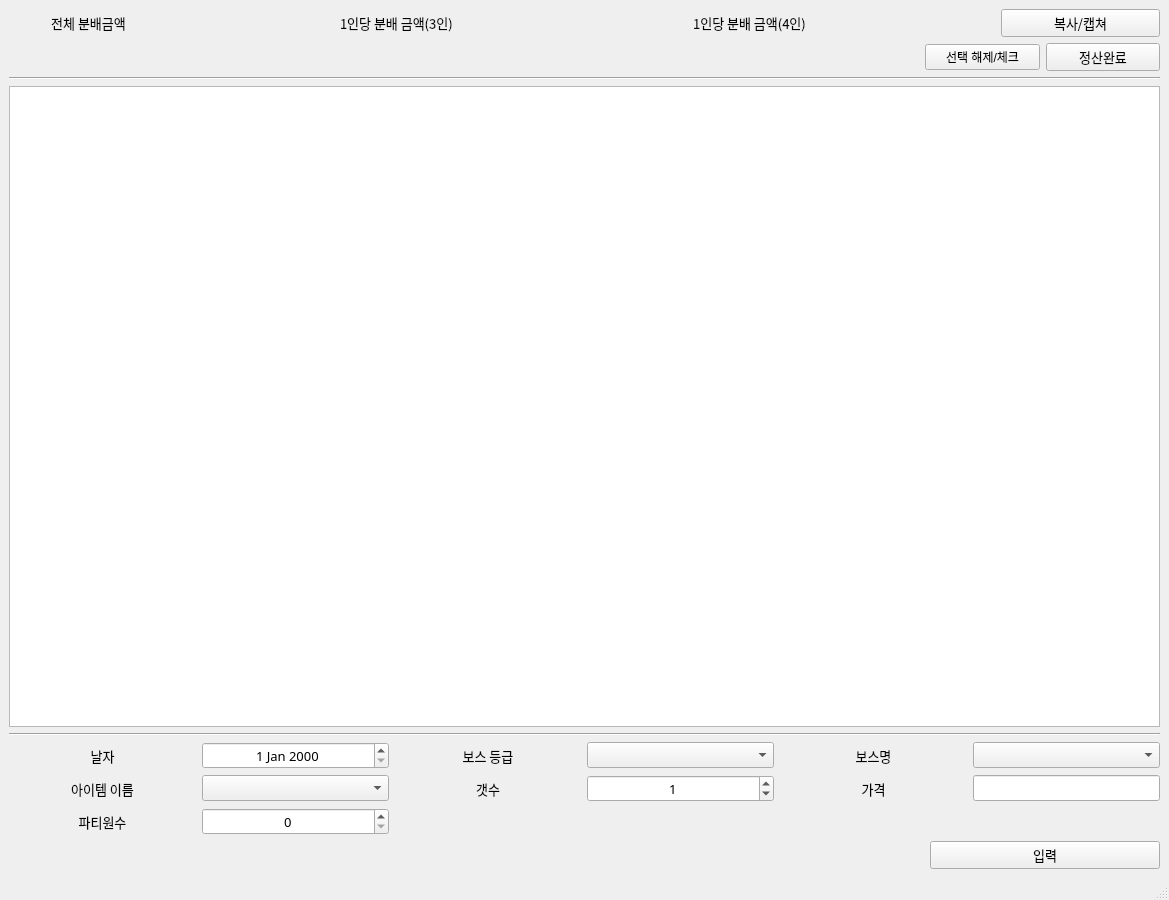
<?xml version="1.0" encoding="UTF-8"?>
<ui version="4.0">
 <class>MainWindow</class>
 <widget class="QMainWindow" name="MainWindow">
  <property name="geometry">
   <rect>
    <x>0</x>
    <y>0</y>
    <width>1169</width>
    <height>900</height>
   </rect>
  </property>
  <property name="minimumSize">
   <size>
    <width>1130</width>
    <height>900</height>
   </size>
  </property>
  <property name="windowTitle">
   <string>메이플보스분배계산기</string>
  </property>
  <property name="windowIcon">
   <iconset resource="Resource.qrc">
    <normaloff>:/Icon/i15952174095.ico</normaloff>:/Icon/i15952174095.ico</iconset>
  </property>
  <property name="iconSize">
   <size>
    <width>196</width>
    <height>256</height>
   </size>
  </property>
  <widget class="QWidget" name="centralwidget">
   <layout class="QGridLayout" name="gridLayout_2">
    <item row="0" column="0">
     <layout class="QVBoxLayout" name="verticalLayout">
      <item>
       <layout class="QHBoxLayout" name="horizontalLayout">
        <item>
         <widget class="QLabel" name="lbl01">
          <property name="font">
           <font>
            <family>넥슨Lv2고딕</family>
            <pointsize>10</pointsize>
           </font>
          </property>
          <property name="text">
           <string>전체 분배금액</string>
          </property>
          <property name="alignment">
           <set>Qt::AlignCenter</set>
          </property>
         </widget>
        </item>
        <item>
         <widget class="QLabel" name="lblTotal">
          <property name="font">
           <font>
            <family>넥슨Lv2고딕</family>
            <pointsize>10</pointsize>
           </font>
          </property>
          <property name="text">
           <string/>
          </property>
          <property name="alignment">
           <set>Qt::AlignCenter</set>
          </property>
         </widget>
        </item>
        <item>
         <widget class="QLabel" name="lbl02">
          <property name="font">
           <font>
            <family>넥슨Lv2고딕</family>
            <pointsize>10</pointsize>
           </font>
          </property>
          <property name="text">
           <string>1인당 분배 금액(3인)</string>
          </property>
         </widget>
        </item>
        <item>
         <widget class="QLabel" name="lblPer3">
          <property name="font">
           <font>
            <family>넥슨Lv2고딕</family>
            <pointsize>10</pointsize>
           </font>
          </property>
          <property name="text">
           <string/>
          </property>
          <property name="alignment">
           <set>Qt::AlignCenter</set>
          </property>
         </widget>
        </item>
        <item>
         <widget class="QLabel" name="lbl03">
          <property name="font">
           <font>
            <family>넥슨Lv2고딕</family>
            <pointsize>10</pointsize>
           </font>
          </property>
          <property name="text">
           <string>1인당 분배 금액(4인)</string>
          </property>
          <property name="alignment">
           <set>Qt::AlignCenter</set>
          </property>
         </widget>
        </item>
        <item>
         <widget class="QLabel" name="lblPer4">
          <property name="font">
           <font>
            <family>넥슨Lv2고딕</family>
            <pointsize>10</pointsize>
           </font>
          </property>
          <property name="text">
           <string/>
          </property>
          <property name="alignment">
           <set>Qt::AlignCenter</set>
          </property>
         </widget>
        </item>
        <item>
         <widget class="QPushButton" name="pbCopy">
          <property name="font">
           <font>
            <family>넥슨Lv2고딕</family>
            <pointsize>10</pointsize>
           </font>
          </property>
          <property name="text">
           <string>복사/캡쳐</string>
          </property>
         </widget>
        </item>
       </layout>
      </item>
      <item>
       <layout class="QHBoxLayout" name="horizontalLayout_6" stretch="8,1,1">
        <item>
         <spacer name="horizontalSpacer_2">
          <property name="orientation">
           <enum>Qt::Horizontal</enum>
          </property>
          <property name="sizeHint" stdset="0">
           <size>
            <width>40</width>
            <height>20</height>
           </size>
          </property>
         </spacer>
        </item>
        <item>
         <widget class="QPushButton" name="pbSelectCheck">
          <property name="text">
           <string>선택 해제/체크</string>
          </property>
         </widget>
        </item>
        <item>
         <widget class="QPushButton" name="pbCalEnd">
          <property name="font">
           <font>
            <family>넥슨Lv2고딕</family>
            <pointsize>10</pointsize>
           </font>
          </property>
          <property name="text">
           <string>정산완료</string>
          </property>
         </widget>
        </item>
       </layout>
      </item>
      <item>
       <widget class="Line" name="line_2">
        <property name="font">
         <font>
          <family>넥슨Lv2고딕</family>
          <pointsize>10</pointsize>
         </font>
        </property>
        <property name="orientation">
         <enum>Qt::Horizontal</enum>
        </property>
       </widget>
      </item>
      <item>
       <widget class="QTableWidget" name="Table">
        <property name="font">
         <font>
          <family>넥슨Lv2고딕</family>
          <pointsize>10</pointsize>
         </font>
        </property>
       </widget>
      </item>
      <item>
       <widget class="Line" name="line">
        <property name="font">
         <font>
          <family>넥슨Lv2고딕</family>
          <pointsize>10</pointsize>
         </font>
        </property>
        <property name="orientation">
         <enum>Qt::Horizontal</enum>
        </property>
       </widget>
      </item>
      <item>
       <layout class="QGridLayout" name="gridLayout">
        <property name="sizeConstraint">
         <enum>QLayout::SetDefaultConstraint</enum>
        </property>
        <item row="0" column="4">
         <widget class="QLabel" name="lbl06">
          <property name="font">
           <font>
            <family>넥슨Lv2고딕</family>
            <pointsize>10</pointsize>
           </font>
          </property>
          <property name="text">
           <string>보스명</string>
          </property>
          <property name="alignment">
           <set>Qt::AlignCenter</set>
          </property>
         </widget>
        </item>
        <item row="1" column="0">
         <widget class="QLabel" name="lbl07">
          <property name="font">
           <font>
            <family>넥슨Lv2고딕</family>
            <pointsize>10</pointsize>
           </font>
          </property>
          <property name="text">
           <string>아이템 이름</string>
          </property>
          <property name="alignment">
           <set>Qt::AlignCenter</set>
          </property>
         </widget>
        </item>
        <item row="1" column="4">
         <widget class="QLabel" name="lbl09">
          <property name="font">
           <font>
            <family>넥슨Lv2고딕</family>
            <pointsize>10</pointsize>
           </font>
          </property>
          <property name="text">
           <string>가격</string>
          </property>
          <property name="alignment">
           <set>Qt::AlignCenter</set>
          </property>
         </widget>
        </item>
        <item row="0" column="5">
         <widget class="QComboBox" name="cbBossName">
          <property name="font">
           <font>
            <family>넥슨Lv2고딕</family>
            <pointsize>10</pointsize>
           </font>
          </property>
         </widget>
        </item>
        <item row="2" column="0">
         <widget class="QLabel" name="lbl10">
          <property name="font">
           <font>
            <family>넥슨Lv2고딕</family>
            <pointsize>10</pointsize>
           </font>
          </property>
          <property name="text">
           <string>파티원수</string>
          </property>
          <property name="alignment">
           <set>Qt::AlignCenter</set>
          </property>
         </widget>
        </item>
        <item row="1" column="2">
         <widget class="QLabel" name="lbl08">
          <property name="font">
           <font>
            <family>넥슨Lv2고딕</family>
            <pointsize>10</pointsize>
           </font>
          </property>
          <property name="text">
           <string>갯수</string>
          </property>
          <property name="alignment">
           <set>Qt::AlignCenter</set>
          </property>
         </widget>
        </item>
        <item row="0" column="1">
         <widget class="QDateEdit" name="deDate">
          <property name="font">
           <font>
            <family>넥슨Lv2고딕</family>
            <pointsize>10</pointsize>
           </font>
          </property>
          <property name="alignment">
           <set>Qt::AlignCenter</set>
          </property>
         </widget>
        </item>
        <item row="1" column="1">
         <widget class="QComboBox" name="cbItemName">
          <property name="font">
           <font>
            <family>넥슨Lv2고딕</family>
            <pointsize>10</pointsize>
           </font>
          </property>
         </widget>
        </item>
        <item row="1" column="3">
         <widget class="QSpinBox" name="sbCount">
          <property name="font">
           <font>
            <family>넥슨Lv2고딕</family>
            <pointsize>10</pointsize>
           </font>
          </property>
          <property name="alignment">
           <set>Qt::AlignCenter</set>
          </property>
          <property name="value">
           <number>1</number>
          </property>
         </widget>
        </item>
        <item row="0" column="0">
         <widget class="QLabel" name="lbl04">
          <property name="font">
           <font>
            <family>넥슨Lv2고딕</family>
            <pointsize>10</pointsize>
           </font>
          </property>
          <property name="text">
           <string>날자</string>
          </property>
          <property name="alignment">
           <set>Qt::AlignCenter</set>
          </property>
         </widget>
        </item>
        <item row="0" column="3">
         <widget class="QComboBox" name="cbBossLevel">
          <property name="font">
           <font>
            <family>넥슨Lv2고딕</family>
            <pointsize>10</pointsize>
           </font>
          </property>
         </widget>
        </item>
        <item row="2" column="1">
         <widget class="QSpinBox" name="sbParty">
          <property name="font">
           <font>
            <family>넥슨Lv2고딕</family>
            <pointsize>10</pointsize>
           </font>
          </property>
          <property name="alignment">
           <set>Qt::AlignCenter</set>
          </property>
         </widget>
        </item>
        <item row="0" column="2">
         <widget class="QLabel" name="lbl05">
          <property name="font">
           <font>
            <family>넥슨Lv2고딕</family>
            <pointsize>10</pointsize>
           </font>
          </property>
          <property name="text">
           <string>보스 등급</string>
          </property>
          <property name="alignment">
           <set>Qt::AlignCenter</set>
          </property>
         </widget>
        </item>
        <item row="1" column="5">
         <widget class="QLineEdit" name="lePrice">
          <property name="sizePolicy">
           <sizepolicy hsizetype="Preferred" vsizetype="Fixed">
            <horstretch>0</horstretch>
            <verstretch>0</verstretch>
           </sizepolicy>
          </property>
          <property name="baseSize">
           <size>
            <width>0</width>
            <height>200</height>
           </size>
          </property>
          <property name="font">
           <font>
            <family>넥슨Lv2고딕</family>
            <pointsize>10</pointsize>
           </font>
          </property>
          <property name="inputMethodHints">
           <set>Qt::ImhDigitsOnly</set>
          </property>
          <property name="maxLength">
           <number>13</number>
          </property>
          <property name="alignment">
           <set>Qt::AlignCenter</set>
          </property>
         </widget>
        </item>
       </layout>
      </item>
      <item>
       <layout class="QHBoxLayout" name="horizontalLayout_2" stretch="8,2">
        <item>
         <spacer name="horizontalSpacer">
          <property name="font">
           <font>
            <family>넥슨Lv2고딕</family>
            <pointsize>10</pointsize>
           </font>
          </property>
          <property name="orientation">
           <enum>Qt::Horizontal</enum>
          </property>
          <property name="sizeHint" stdset="0">
           <size>
            <width>40</width>
            <height>20</height>
           </size>
          </property>
         </spacer>
        </item>
        <item>
         <widget class="QPushButton" name="pbInsert">
          <property name="font">
           <font>
            <family>넥슨Lv2고딕</family>
            <pointsize>10</pointsize>
           </font>
          </property>
          <property name="text">
           <string>입력</string>
          </property>
         </widget>
        </item>
       </layout>
      </item>
     </layout>
    </item>
   </layout>
  </widget>
  <widget class="QMenuBar" name="menubar">
   <property name="geometry">
    <rect>
     <x>0</x>
     <y>0</y>
     <width>1169</width>
     <height>21</height>
    </rect>
   </property>
  </widget>
  <widget class="QStatusBar" name="statusbar"/>
 </widget>
 <resources>
  <include location="Resource.qrc"/>
 </resources>
 <connections/>
</ui>
